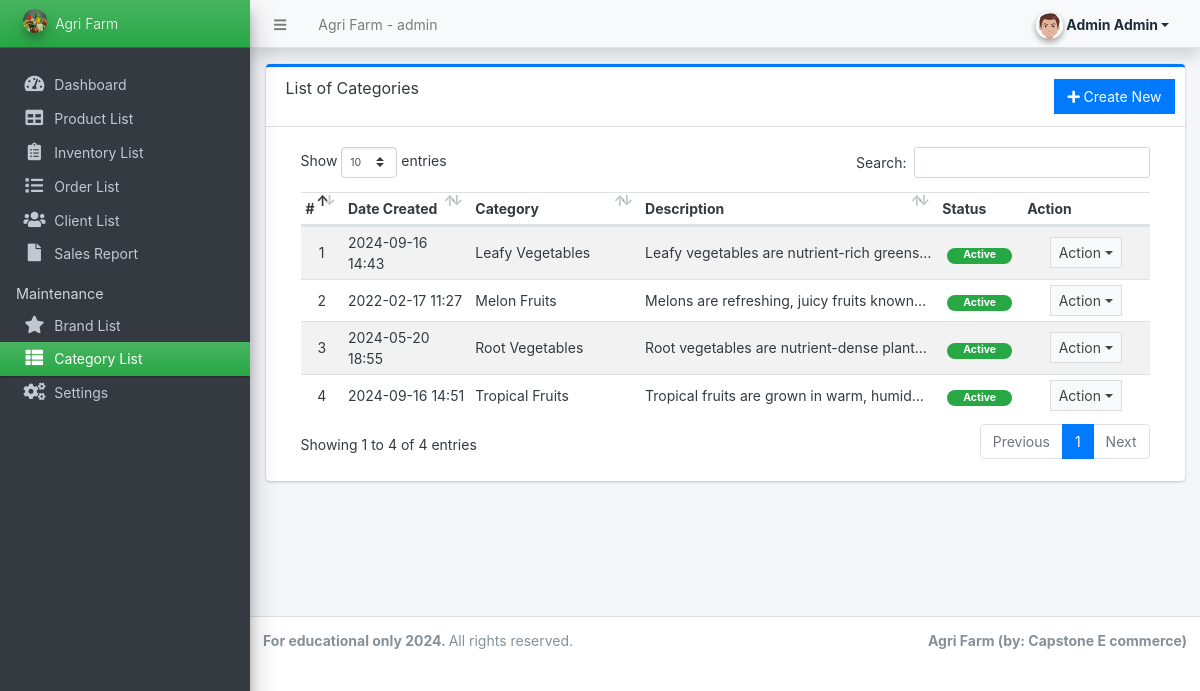
Page /admin/?page=maintenance/category (signed in) on the earlier database version.
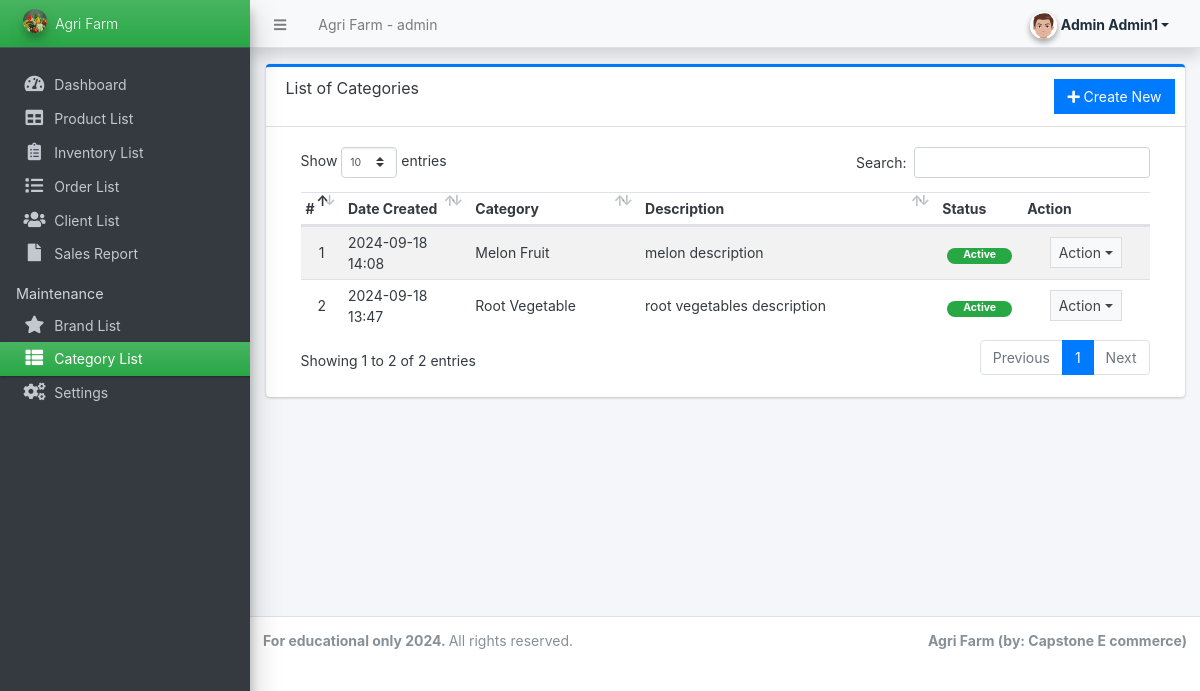
Same page on the later database version.
### tables this page shows
CREATE TABLE `categories` (
  `id` int(30) NOT NULL,
  `user_id_categories` int(11) NOT NULL,
  `category` varchar(250) NOT NULL,
  `description` text DEFAULT NULL,
  `status` tinyint(1) NOT NULL DEFAULT 1,
  `delete_flag` tinyint(1) NOT NULL DEFAULT 0,
  `date_created` datetime NOT NULL DEFAULT current_timestamp()
);

### config.php (called while the page is built, shortened)
<?php
require_once('classes/DBConnection.php');
require_once('classes/SystemSettings.php');
function validate_image($file){
	if(!empty($file)){
        $ex = explode("?",$file);
        $file = $ex[0];
        $ts = isset($ex[1]) ? "?".$ex[1] : '';
		if(is_file(base_app.$file)){
			return base_url.$file.$ts;
		}else{
			return base_url.'dist/img/no-image-available.png';
		}
	}else{
		return base_url.'dist/img/no-image-available.png';
	}
}
function isMobileDevice(){
    $aMobileUA = array(
        '/iphone/i' => 'iPhone',
        '/ipod/i' => 'iPod',
        '/ipad/i' => 'iPad',
        '/android/i' => 'Android',
        '/blackberry/i' => 'BlackBerry',
        '/webos/i' => 'Mobile'
    );
    return false;
}
?>

### classes/DBConnection.php (called while the page is built, shortened)
<?php
class DBConnection
{
    private $host = 'localhost';
    private $username = 'root';
    private $password = '';
    private $database = 'store';
    public $conn;
    public function __construct()
    {
        if (!isset($this->conn)) {
            $this->conn = new mysqli($this->host, $this->username, $this->password, $this->database, 8111);
        }
    }
}

### classes/SystemSettings.php (called while the page is built, shortened)
<?php
class SystemSettings extends DBConnection
{
	function userdata($field = '')
	{
		if (!empty($field)) {
			if (isset($_SESSION['userdata'][$field]))
				return $_SESSION['userdata'][$field];
			else
				return null;
		} else {
			return false;
		}
	}
	function info($field = '')
	{
		if (!empty($field)) {
			if (isset($_SESSION['system_info'][$field]))
				return $_SESSION['system_info'][$field];
			else
				return false;
		} else {
			return false;
		}
	}
}
$_settings = new SystemSettings();

### admin/maintenance/category.php (the view, shortened to what this page needs)
<div class="card card-outline card-primary">
	<div class="card-header">
		<h3 class="card-title">List of Categories</h3>
		<div class="card-tools">
			<a href="javascript:void(0)" id="create_new" class="btn btn-flat btn-primary"><span class="fas fa-plus"></span>  Create New</a>
		</div>
	</div>
	<div class="card-body">
		<div class="container-fluid">
        <div class="container-fluid">
			<table class="table table-hover table-striped">
				<colgroup>
					<col width="5%">
					<col width="15%">
					<col width="20%">
					<col width="35%">
					<col width="10%">
					<col width="15%">
				</colgroup>
				<thead>
					<tr>
						<th>#</th>
						<th>Date Created</th>
						<th>Category</th>
						<th>Description</th>
						<th>Status</th>
						<th>Action</th>
					</tr>
				</thead>
				<tbody>
					<?php
					$i = 1;
						$qry = $conn->query("SELECT * from `categories` where delete_flag = 0 order by category asc ");
						while($row = $qry->fetch_assoc()):
                            $row['description'] = strip_tags(stripslashes(html_entity_decode($row['description'])));
					?>
						<tr>
							<td class="text-center"><?php echo $i++; ?></td>
							<td><?php echo date("Y-m-d H:i",strtotime($row['date_created'])) ?></td>
							<td><?php echo $row['category'] ?></td>
							<td ><p class="truncate-1 m-0"><?php echo $row['description'] ?></p></td>
							<td class="text-center">
                                <?php if($row['status'] == 1): ?>
                                    <span class="badge badge-success px-3 rounded-pill">Active</span>
                                <?php else: ?>
                                    <span class="badge badge-danger px-3 rounded-pill">Inactive</span>
                                <?php endif; ?>
                            </td>
							<td align="center">
								 <button type="button" class="btn btn-flat btn-default btn-sm dropdown-toggle dropdown-icon" data-toggle="dropdown">
				                  		Action
				                  </button>
							</td>
						</tr>
					<?php endwhile; ?>
				</tbody>
			</table>
		</div>
		</div>
	</div>
</div>

### admin/inc/topBarNav.php (shortened to what this page needs)
<nav class="main-header navbar navbar-expand navbar-light shadow text-sm">
  <ul class="navbar-nav">
    <li class="nav-item">
      <a class="nav-link" data-widget="pushmenu" href="#" role="button"><i class="fas fa-bars"></i></a>
    </li>
    <li class="nav-item d-none d-sm-inline-block">
      <a href="<?php echo base_url ?>" class="nav-link"><?php echo (!isMobileDevice()) ? $_settings->info('name') : $_settings->info('short_name'); ?> - admin</a>
    </li>
  </ul>
  <ul class="navbar-nav ml-auto">
    <li class="nav-item">
      <div class="btn-group nav-link">
        <button type="button" class="btn btn-rounded badge badge-light dropdown-toggle dropdown-icon" data-toggle="dropdown">
          <span><img src="<?php echo validate_image($_settings->userdata('avatar')) ?>" class="img-circle elevation-2 user-img" alt="User Image"></span>
          <span class="ml-3"><?php echo ucwords($_settings->userdata('firstname') . ' ' . $_settings->userdata('lastname')) ?></span>
        </button>
      </div>
    </li>
  </ul>
</nav>

Differences in the rows shown:
no longer on this page (row edited): categories: date_created "2024-09-16 14:43", category "Leafy Vegetables", description "Leafy vegetables are nutrient-rich…", status "Active"
no longer on this page (row edited): categories: date_created "2022-02-17 11:27", category "Melon Fruits", description "Melons are refreshing, juicy fruits…", status "Active"
no longer on this page (row edited): categories: date_created "2024-05-20 18:55", category "Root Vegetables", description "Root vegetables are nutrient-dense…", status "Active"
no longer on this page (row edited): categories: date_created "2024-09-16 14:51", category "Tropical Fruits", description "Tropical fruits are grown in warm,…", status "Active"
added categories: date_created "2024-09-18 14:08", category "Melon Fruit", description "melon description", status "Active"
added categories: date_created "2024-09-18 13:47", category "Root Vegetable", description "root vegetables description", status "Active"
Other differences:
text written by a page script: "Show entries Search: Showing 1 to 4 of 4 entries Previous 1 Next" → "Show entries Search: Showing 1 to 2 of 2 entries Previous 1 Next"
text no longer shown: "Admin Admin"
text now shown: "Admin Admin1"
